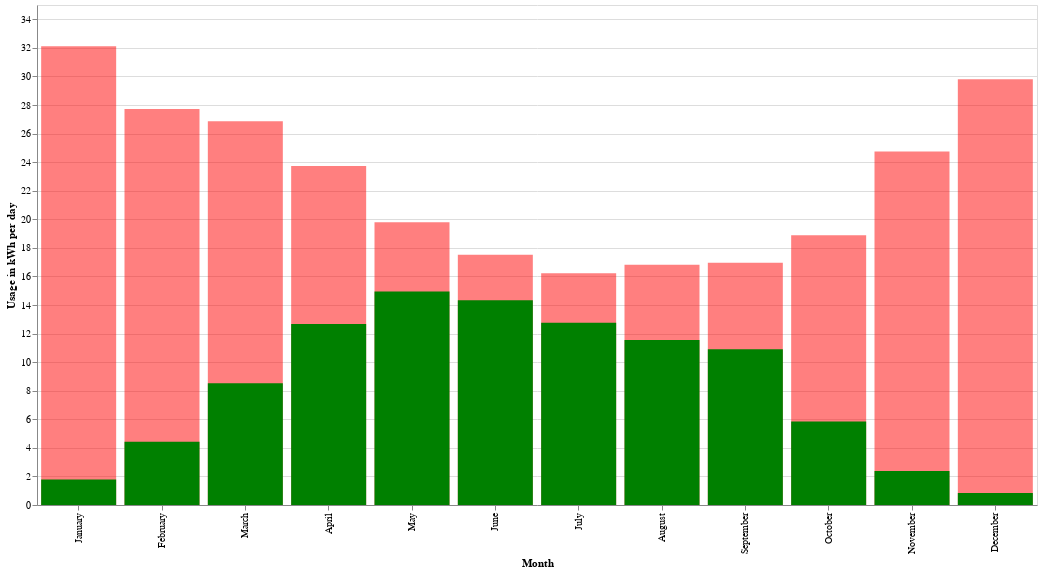

This figure's notebook cell:
### Markdown cell above
## 5.4 Household Electricity Usage

### Code cell
# Chart data
totalUsePower_data = data.groupby('usage_month')['totalUsePower'].mean().reset_index()

# Charts
use_chart = alt.Chart(totalUsePower_data).mark_bar(color = 'red', opacity=0.5).encode(
        x=alt.X('usage_month:N', sort=month_order, title = 'Month'),  # Specify nominal data with :N
        y=alt.Y('totalUsePower:Q', title= 'Usage in kWh per day'),
        tooltip=[
            alt.Tooltip('usage_month:N', title='Month'),
            alt.Tooltip('totalUsePower:Q', title='Usage in kWh per Day')
        ]
    ).properties(
        width=1000,
        height=500 
)

combined_chart = alt.layer(
    use_chart,
    selfUse_chart
).resolve_scale(
    color='independent',  # This allows each chart to use its own color scheme if needed
    y='shared'  # Ensures both charts share the same y-axis for accurate comparison
).properties(
    width=1000,  # Set the width of the combined chart
    height=500   # Set the height of the combined chart
)

combined_chart.display()

### Figure 1 — Vega-Lite specification as saved in the notebook (floating-point values rounded to 4 significant figures)
{"config": {"view": {"continuousWidth": 300, "continuousHeight": 300}}, "layer": [{"data": {"name": "data-4a69da80d9808c0e0197f0f6c340ceae"}, "mark": {"type": "bar", "color": "red", "opacity": 0.5}, "encoding": {"tooltip": [{"field": "usage_month", "title": "Month", "type": "nominal"}, {"field": "totalUsePower", "title": "Usage in kWh per Day", "type": "quantitative"}], "x": {"field": "usage_month", "sort": ["January", "February", "March", "April", "May", "June", "July", "August", "September", "October", "November", "December"], "title": "Month", "type": "nominal"}, "y": {"field": "totalUsePower", "title": "Usage in kWh per day", "type": "quantitative"}}}, {"data": {"name": "data-a12f7a140759f42b9ff3c3dabc28dc62"}, "mark": {"type": "bar", "color": "green"}, "encoding": {"tooltip": [{"field": "usage_month", "title": "Month", "type": "nominal"}, {"field": "totalSelfUsePower", "title": "Average Utilized Production per Day", "type": "quantitative"}], "x": {"field": "usage_month", "sort": ["January", "February", "March", "April", "May", "June", "July", "August", "September", "October", "November", "December"], "type": "nominal"}, "y": {"field": "totalSelfUsePower", "type": "quantitative"}}}], "height": 500, "resolve": {"scale": {"color": "independent", "y": "shared"}}, "width": 1000, "$schema": "https://vega.github.io/schema/vega-lite/v5.17.0.json", "datasets": {"data-4a69da80d9808c0e0197f0f6c340ceae": [{"usage_month": "January", "totalUsePower": 32.11}, {"usage_month": "February", "totalUsePower": 27.73}, {"usage_month": "March", "totalUsePower": 26.87}, {"usage_month": "April", "totalUsePower": 23.73}, {"usage_month": "May", "totalUsePower": 19.79}, {"usage_month": "June", "totalUsePower": 17.52}, {"usage_month": "July", "totalUsePower": 16.22}, {"usage_month": "August", "totalUsePower": 16.81}, {"usage_month": "September", "totalUsePower": 16.96}, {"usage_month": "October", "totalUsePower": 18.89}, {"usage_month": "November", "totalUsePower": 24.75}, {"usage_month": "December", "totalUsePower": 29.8}], "data-a12f7a140759f42b9ff3c3dabc28dc62": [{"usage_month": "January", "totalSelfUsePower": 1.783}, {"usage_month": "February", "totalSelfUsePower": 4.424}, {"usage_month": "March", "totalSelfUsePower": 8.515}, {"usage_month": "April", "totalSelfUsePower": 12.68}, {"usage_month": "May", "totalSelfUsePower": 14.94}, {"usage_month": "June", "totalSelfUsePower": 14.33}, {"usage_month": "July", "totalSelfUsePower": 12.75}, {"usage_month": "August", "totalSelfUsePower": 11.56}, {"usage_month": "September", "totalSelfUsePower": 10.9}, {"usage_month": "October", "totalSelfUsePower": 5.84}, {"usage_month": "November", "totalSelfUsePower": 2.374}, {"usage_month": "December", "totalSelfUsePower": 0.8349}]}}
